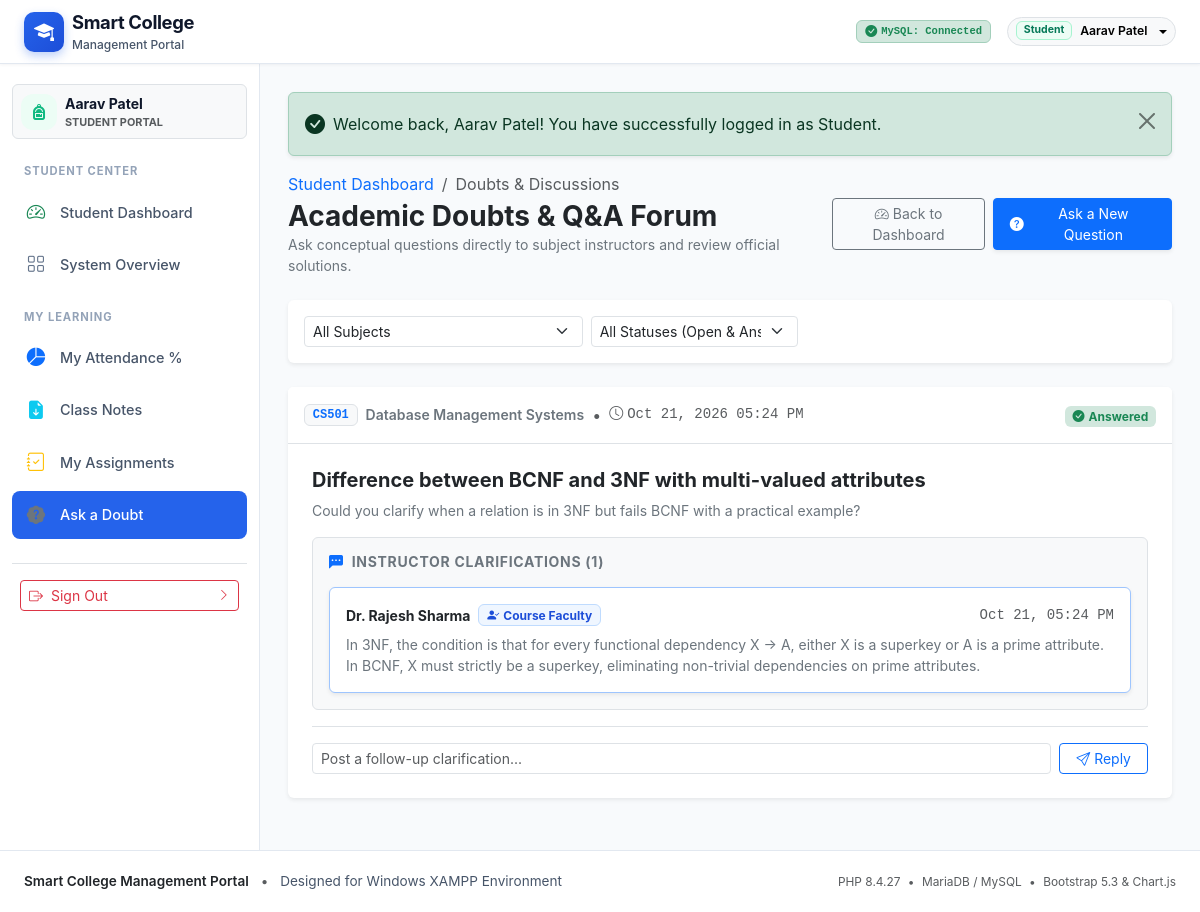
The page /modules/student/doubts.php (signed in) on the database its author committed.
### tables this page shows
CREATE TABLE `doubts` (
  `id` INT AUTO_INCREMENT PRIMARY KEY,
  `student_id` INT NOT NULL,
  `subject_id` INT NOT NULL,
  `title` VARCHAR(200) NOT NULL,
  `description` TEXT NOT NULL,
  `status` ENUM('open', 'answered', 'closed') DEFAULT 'open',
  `created_at` TIMESTAMP DEFAULT CURRENT_TIMESTAMP,
  CONSTRAINT `fk_doubts_student` FOREIGN KEY (`student_id`)
    REFERENCES `student_profiles` (`id`) ON DELETE CASCADE ON UPDATE CASCADE,
  CONSTRAINT `fk_doubts_subject` FOREIGN KEY (`subject_id`)
    REFERENCES `subjects` (`id`) ON DELETE CASCADE ON UPDATE CASCADE
);

CREATE TABLE `subjects` (
  `id` INT AUTO_INCREMENT PRIMARY KEY,
  `department_id` INT NOT NULL,
  `subject_name` VARCHAR(120) NOT NULL,
  `subject_code` VARCHAR(30) NOT NULL UNIQUE,
  `semester` INT NOT NULL,
  `created_at` TIMESTAMP DEFAULT CURRENT_TIMESTAMP,
  INDEX `idx_subjects_dept` (`department_id`),
  CONSTRAINT `fk_subjects_department` FOREIGN KEY (`department_id`)
    REFERENCES `departments` (`id`) ON DELETE CASCADE ON UPDATE CASCADE
);

CREATE TABLE `doubt_responses` (
  `id` INT AUTO_INCREMENT PRIMARY KEY,
  `doubt_id` INT NOT NULL,
  `user_id` INT NOT NULL,
  `response_text` TEXT NOT NULL,
  `created_at` TIMESTAMP DEFAULT CURRENT_TIMESTAMP,
  CONSTRAINT `fk_dr_doubt` FOREIGN KEY (`doubt_id`)
    REFERENCES `doubts` (`id`) ON DELETE CASCADE ON UPDATE CASCADE,
  CONSTRAINT `fk_dr_user` FOREIGN KEY (`user_id`)
    REFERENCES `users` (`id`) ON DELETE CASCADE ON UPDATE CASCADE
);

CREATE TABLE `users` (
  `id` INT AUTO_INCREMENT PRIMARY KEY,
  `username` VARCHAR(50) NOT NULL UNIQUE,
  `email` VARCHAR(100) NOT NULL UNIQUE,
  `password_hash` VARCHAR(255) NOT NULL,
  `role` ENUM('admin', 'teacher', 'student') NOT NULL,
  `full_name` VARCHAR(100) NOT NULL,
  `status` ENUM('active', 'inactive', 'suspended') DEFAULT 'active',
  `created_at` TIMESTAMP DEFAULT CURRENT_TIMESTAMP,
  `updated_at` TIMESTAMP DEFAULT CURRENT_TIMESTAMP ON UPDATE CURRENT_TIMESTAMP,
  INDEX `idx_users_role` (`role`),
  INDEX `idx_users_status` (`status`)
);

### modules/student/doubts.php (the view, shortened to what this page needs)
<?php
require_once __DIR__ . '/../../config/database.php';
require_once __DIR__ . '/../../includes/auth.php';
$currentUser = getCurrentUser();
$doubtsList     = [];
if ($pdo instanceof PDO) {
    try {
        $stmtProf = $pdo->prepare("
            SELECT sp.*, c.class_name, c.semester, d.department_name, d.department_code
            FROM `student_profiles` sp
            JOIN `classes` c ON sp.class_id = c.id
            JOIN `departments` d ON sp.department_id = d.id
            WHERE sp.user_id = :uid
            LIMIT 1
        ");
        $stmtProf->execute([':uid' => $currentUser['id']]);
        $studentProfile = $stmtProf->fetch();
        $studentId = $studentProfile['id'] ?? 0;
        if ($studentId > 0) {
            $query = "
                SELECT d.*, s.subject_name, s.subject_code,
                       (SELECT COUNT(*) FROM `doubt_responses` dr WHERE dr.doubt_id = d.id) as response_count
                FROM `doubts` d
                JOIN `subjects` s ON d.subject_id = s.id
                WHERE d.student_id = :sid
            ";
            $params = [':sid' => $studentId];
            $query .= " ORDER BY d.created_at DESC";
            $stmtDoubts = $pdo->prepare($query);
            $stmtDoubts->execute($params);
            $doubtsList = $stmtDoubts->fetchAll();
            $doubtIds = array_column($doubtsList, 'id');
            $responsesByDoubt = [];
            if (!empty($doubtIds)) {
                $inClause = implode(',', array_map('intval', $doubtIds));
                $stmtResps = $pdo->query("
                    SELECT dr.*, u.full_name, u.role, u.username
                    FROM `doubt_responses` dr
                    JOIN `users` u ON dr.user_id = u.id
                    WHERE dr.doubt_id IN ($inClause)
                    ORDER BY dr.created_at ASC
                ");
                while ($r = $stmtResps->fetch()) {
                    $responsesByDoubt[$r['doubt_id']][] = $r;
                }
            }
        }
    } catch (PDOException $e) {
        error_log("Student Doubts Error: " . $e->getMessage());
    }
}
require_once __DIR__ . '/../../includes/header.php';
require_once __DIR__ . '/../../includes/sidebar.php';
?>
<main class="portal-main-content">
    <?= renderFlashes() ?>
    <div class="d-flex flex-column flex-md-row justify-content-between align-items-md-center gap-3 mb-4">
        <div>
            <nav aria-label="breadcrumb">
                <ol class="breadcrumb mb-1 small">
                    <li class="breadcrumb-item"><a href="dashboard.php" class="text-decoration-none">Student Dashboard</a></li>
                    <li class="breadcrumb-item active" aria-current="page">Doubts & Discussions</li>
                </ol>
            </nav>
            <h2 class="h3 fw-bold text-dark mb-0">Academic Doubts & Q&A Forum</h2>
            <p class="text-secondary small mb-0">Ask conceptual questions directly to subject instructors and review official solutions.</p>
        </div>
        <div class="d-flex gap-2">
            <a href="dashboard.php" class="btn btn-outline-secondary btn-sm">
                <i class="bi bi-speedometer2 me-1"></i>Back to Dashboard
            </a>
            <button type="button" class="btn btn-primary btn-sm px-3 shadow-sm d-flex align-items-center gap-2" data-bs-toggle="modal" data-bs-target="#askDoubtModal">
                <i class="bi bi-question-circle-fill"></i>
                <span>Ask a New Question</span>
            </button>
        </div>
    </div>
    <div class="card border-0 shadow-sm mb-4">
        <div class="card-body p-3">
            <form method="GET" action="doubts.php" class="row g-2 align-items-center">
                <div class="col-md-4">
                    <select class="form-select form-select-sm" name="subject" onchange="this.form.submit()">
                        <option value="0">All Subjects</option>
                    </select>
                </div>
                <div class="col-md-3">
                    <select class="form-select form-select-sm" name="status" onchange="this.form.submit()">
                        <option value="">All Statuses (Open & Answered)</option>
                    </select>
                </div>
            </form>
        </div>
    </div>
    <div class="d-flex flex-column gap-4 mb-4">
        <?php if (!empty($doubtsList)): ?>
            <?php foreach ($doubtsList as $doubt): ?>
                <?php
                    $resps = $responsesByDoubt[$doubt['id']] ?? [];
                ?>
                <div class="card border-0 shadow-sm" id="doubt-<?= $doubt['id'] ?>">
                    <div class="card-header bg-white py-3 border-bottom d-flex flex-column flex-md-row justify-content-between align-items-md-center gap-2">
                        <div class="d-flex align-items-center gap-2 flex-wrap">
                            <span class="badge bg-light text-primary border font-monospace">
                                <?= htmlspecialchars($doubt['subject_code']) ?>
                            </span>
                            <span class="fw-semibold text-secondary small"><?= htmlspecialchars($doubt['subject_name']) ?></span>
                            <span class="text-muted">&bull;</span>
                            <span class="small text-muted font-monospace"><i class="bi bi-clock me-1"></i><?= date('M d, Y h:i A', strtotime($doubt['created_at'])) ?></span>
                        </div>
                        <div>
                            <?php if ($doubt['status'] === 'answered'): ?>
                                <span class="badge bg-success-subtle text-success"><i class="bi bi-check-circle-fill me-1"></i>Answered</span>
                            <?php elseif ($doubt['status'] === 'open'): ?>
                                <span class="badge bg-warning-subtle text-warning"><i class="bi bi-hourglass me-1"></i>Awaiting Reply</span>
                            <?php else: ?>
                                <span class="badge bg-secondary-subtle text-secondary">Closed</span>
                            <?php endif; ?>
                        </div>
                    </div>
                    <div class="card-body p-4">
                        <h5 class="fw-bold text-dark mb-2"><?= htmlspecialchars($doubt['title']) ?></h5>
                        <p class="text-secondary small mb-3"><?= nl2br(htmlspecialchars($doubt['description'])) ?></p>
                        <?php if (!empty($resps)): ?>
                            <div class="p-3 bg-light rounded mt-3 border">
                                <h6 class="small fw-bold text-secondary text-uppercase mb-3" style="letter-spacing: 0.05em;">
                                    <i class="bi bi-chat-left-dots-fill text-primary me-2"></i>Instructor Clarifications (<?= count($resps) ?>)
                                </h6>
                                <div class="d-flex flex-column gap-3">
                                    <?php foreach ($resps as $r): ?>
                                        <div class="p-3 bg-white rounded border shadow-sm <?= ($r['role'] === 'teacher') ? 'border-primary-subtle' : '' ?>">
                                            <div class="d-flex justify-content-between align-items-center mb-2">
                                                <div class="d-flex align-items-center gap-2">
                                                    <span class="fw-bold small text-dark"><?= htmlspecialchars($r['full_name']) ?></span>
                                                    <?php if ($r['role'] === 'teacher'): ?>
                                                        <span class="badge badge-role-teacher small"><i class="bi bi-person-check-fill me-1"></i>Course Faculty</span>
                                                    <?php else: ?>
                                                        <span class="badge badge-role-student small">Student</span>
                                                    <?php endif; ?>
                                                </div>
                                                <span class="small text-muted font-monospace"><?= date('M d, h:i A', strtotime($r['created_at'])) ?></span>
                                            </div>
                                            <div class="small text-secondary"><?= nl2br(htmlspecialchars($r['response_text'])) ?></div>
                                        </div>
                                    <?php endforeach; ?>
                                </div>
                            </div>
                        <?php endif; ?>
                        <div class="mt-3 pt-3 border-top">
                            <form method="POST" action="doubts.php" class="d-flex gap-2">
                                <input type="text"
                                       class="form-control form-control-sm"
                                       name="response_text"
                                       placeholder="Post a follow-up clarification..."
                                       required>
                                <button type="submit" class="btn btn-outline-primary btn-sm px-3 flex-shrink-0">
                                    <i class="bi bi-send me-1"></i>Reply
                                </button>
                            </form>
                        </div>
                    </div>
                </div>
            <?php endforeach; ?>
        <?php endif; ?>
    </div>
</main>
<?php require_once __DIR__ . '/../../includes/footer.php'; ?>

### assets/css/style.css (style rules this page uses)
:root { --primary-color: #2563eb; --primary-hover: #1d4ed8; --primary-subtle: #eff6ff; --secondary-color: #475569; --success-color: #10b981; --success-subtle: #ecfdf5; --warning-color: #f59e0b; --warning-subtle: #fffbeb; --danger-color: #ef4444; --danger-subtle: #fef2f2; --info-color: #06b6d4; --info-subtle: #ecfeff; --body-bg: #f8fafc; --card-bg: #ffffff; --text-primary: #0f172a; --text-secondary: #475569; --text-muted: #94a3b8; --border-color: #e2e8f0; --sidebar-width: 260px; --topbar-height: 64px; --transition-speed: 0.25s; --shadow-sm: 0 1px 3px rgba(15, 23, 42, 0.05); --shadow-md: 0 4px 6px -1px rgba(15, 23, 42, 0.07), 0 2px 4px -2px rgba(15, 23, 42, 0.05); --shadow-lg: 0 10px 15px -3px rgba(15, 23, 42, 0.08), 0 4px 6px -4px rgba(15, 23, 42, 0.04); }
body { font-family: -apple-system, BlinkMacSystemFont, "Segoe UI", Roboto, "Helvetica Neue", Arial, sans-serif; background-color: var(--body-bg); color: var(--text-primary); min-height: 100vh; display: flex; flex-direction: column; }
.portal-main-content { flex: 1; padding: 1.75rem; overflow-x: hidden; }
.badge-role-teacher { background-color: #eff6ff; color: #1d4ed8; border: 1px solid #bfdbfe; }

### rows shown on the page
doubts: subject.subject_code "CS501", subject.subject_name "Database Management Systems", created_at "Oct 21, 2026 05:24 PM", status "answered" (drawn), title "Difference between BCNF and 3NF with multi-valued attributes", description "Could you clarify when a relation is in 3NF but fails BCNF with a practical example?", id "1"
doubt_responses: user.full_name "Dr. Rajesh Sharma", created_at "Oct 21, 05:24 PM", response_text "In 3NF, the condition is that for every functional dependency X -> A, either X is a superkey or A is a prime attribute. In BCNF, X must strictly be a superkey, eliminating non-trivial dependencies on prime attributes."

### other values the page prints
$currentUser['role'] "Student"
$currentUser['full_name'] "Aarav Patel"
$currentUser['role'] "STUDENT"
$flash['message'] "Welcome back, Aarav Patel! You have successfully logged in as Student."
PHP_VERSION "8.4.27"
